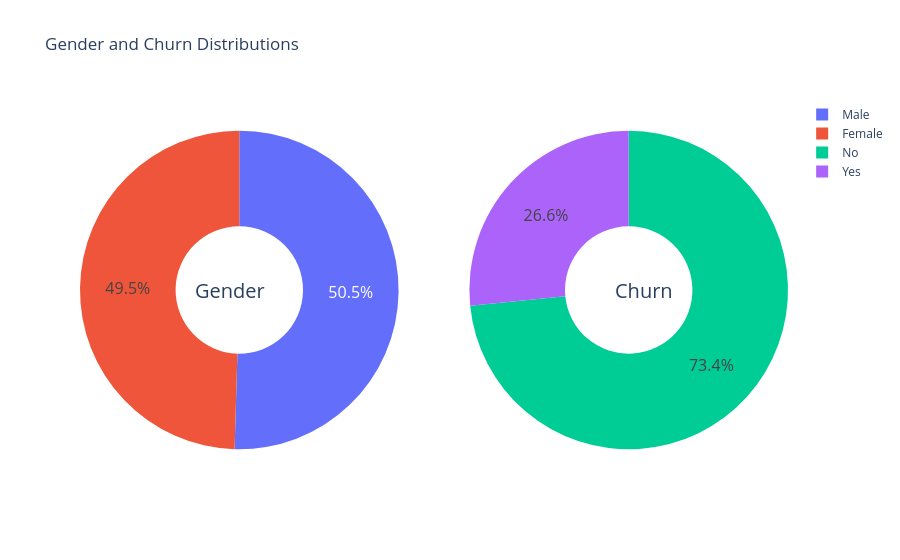

Here is the notebook cell this chart was saved with:
### Markdown cell above
## Data Visualization

### Code cell
g_labels = ['Male', 'Female']
c_labels = ['No', 'Yes']
# Create subplots: use 'domain' type for Pie subplot
fig = make_subplots(rows=1, cols=2, specs=[[{'type':'domain'}, {'type':'domain'}]])
fig.add_trace(go.Pie(labels=g_labels, values=df['gender'].value_counts(), name="Gender"),
              1, 1)
fig.add_trace(go.Pie(labels=c_labels, values=df['Churn'].value_counts(), name="Churn"),
              1, 2)

# Use `hole` to create a donut-like pie chart
fig.update_traces(hole=.4, hoverinfo="label+percent+name", textfont_size=16)

fig.update_layout(
    title_text="Gender and Churn Distributions",
    # Add annotations in the center of the donut pies.
    annotations=[dict(text='Gender', x=0.16, y=0.5, font_size=20, showarrow=False),
                 dict(text='Churn', x=0.84, y=0.5, font_size=20, showarrow=False)])
fig.show()

### Figure 1 — Plotly figure (JSON) as saved in the notebook; plotly's stock layout.template omitted (floating-point values rounded to 4 significant figures)
{"data": [{"domain": {"x": [0, 0.45], "y": [0, 1]}, "hole": 0.4, "hoverinfo": "label+percent+name", "labels": ["Male", "Female"], "name": "Gender", "textfont": {"size": 16}, "type": "pie", "values": [3549, 3483]}, {"domain": {"x": [0.55, 1], "y": [0, 1]}, "hole": 0.4, "hoverinfo": "label+percent+name", "labels": ["No", "Yes"], "name": "Churn", "textfont": {"size": 16}, "type": "pie", "values": [5163, 1869]}], "layout": {"annotations": [{"font": {"size": 20}, "showarrow": false, "text": "Gender", "x": 0.16, "y": 0.5}, {"font": {"size": 20}, "showarrow": false, "text": "Churn", "x": 0.84, "y": 0.5}], "title": {"text": "Gender and Churn Distributions"}}}
